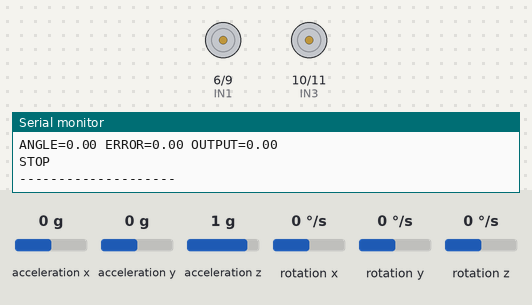
Bench run of a sketch on a simulated Arduino Uno, built with avr-gcc and run on an emulated ATmega328P. On the bench: motor-driver pin pairs drawn as motors (green arrow = first pin HIGH = forward, orange = second pin HIGH = backward, longer = more drive), the last lines printed to the serial monitor. The inputs (shaded band) are chosen by the test bench; at power-on: acceleration y 0 g, acceleration x 0 g, acceleration z 1 g, rotation x 0 °/s, rotation y 0 °/s, rotation z 0 °/s.

Above: at 1.3 s.
1.4 s: acceleration y set to -1.4 g
At 2.7 s:
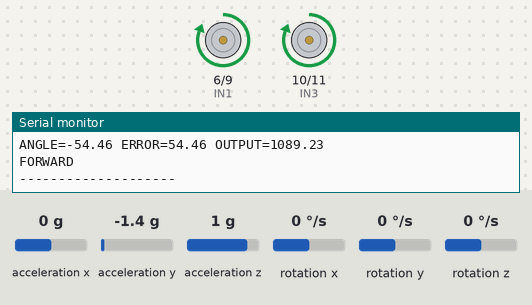
3.0 s: acceleration y set to 0 g
At 3.4 s:
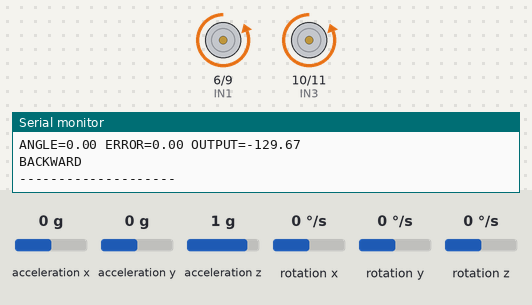
5.0 s: acceleration y set to -0.8 g
At 5.6 s:
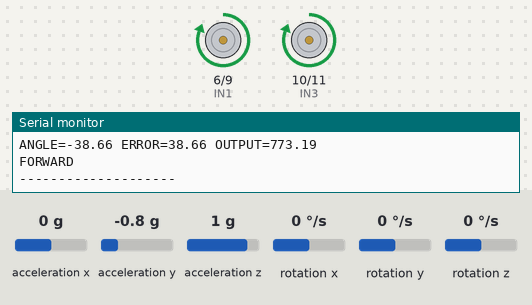
6.5 s: acceleration y set to 0.8 g
At 7.2 s:
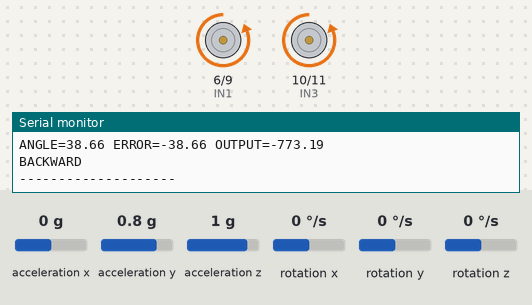
Timing chart, 0 to 9.0 s (numbered marks = the images above; inputs shaded):
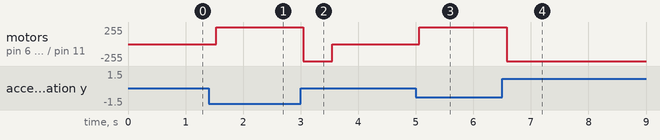

Measured:
- after the input at 1.4 s, motor on pin 6 (IN1) / pin 9 (IN2), motor on pin 10 (IN3) / pin 11 (IN4): stopped → forward 255/255 after 0.13 s
- after the input at 3.0 s, motor on pin 6 (IN1) / pin 9 (IN2), motor on pin 10 (IN3) / pin 11 (IN4): forward 255/255 → backward 255/255 at once, → stopped 0.50 s later
- after the input at 5.0 s, motor on pin 6 (IN1) / pin 9 (IN2), motor on pin 10 (IN3) / pin 11 (IN4): stopped → forward 255/255 after 0.06 s
- after the input at 6.5 s, motor on pin 6 (IN1) / pin 9 (IN2), motor on pin 10 (IN3) / pin 11 (IN4): forward 255/255 → backward 255/255 after 0.08 s

The sketch:

Self-Balance.ino
```cpp
#include <Wire.h>
#include <MPU6050.h>

MPU6050 mpu;

#define IN1 6
#define IN2 9
#define IN3 10
#define IN4 11

float angle;
float targetAngle = 0;

float Kp = 20.0;
float Ki = 0.0;
float Kd = 1.2;

float error;
float previousError = 0;
float integral = 0;

unsigned long lastTime;

void setup() {

  Serial.begin(115200);

  Serial.println("================================");
  Serial.println("SELF BALANCING DEBUG START");
  Serial.println("================================");

  Wire.begin();
  Serial.println("I2C Started");

  mpu.initialize();
  Serial.println("MPU Initialize Called");

  pinMode(IN1, OUTPUT);
  pinMode(IN2, OUTPUT);
  pinMode(IN3, OUTPUT);
  pinMode(IN4, OUTPUT);

  Serial.println("Motor Pins Configured");

  lastTime = millis();

  Serial.println("Setup Complete");
}

void loop() {

  int16_t ax, ay, az;

  mpu.getAcceleration(&ax, &ay, &az);

  Serial.print("AX=");
  Serial.print(ax);

  Serial.print(" AY=");
  Serial.print(ay);

  Serial.print(" AZ=");
  Serial.println(az);

  angle = atan2(ay, az) * 180.0 / PI;

  unsigned long now = millis();

  float dt = (now - lastTime) / 1000.0;

  lastTime = now;

  error = targetAngle - angle;

  integral += error * dt;

  float derivative = 0;

  if (dt > 0) {
    derivative = (error - previousError) / dt;
  }

  float output =
    Kp * error +
    Ki * integral +
    Kd * derivative;

  previousError = error;

  Serial.print("ANGLE=");
  Serial.print(angle);

  Serial.print(" ERROR=");
  Serial.print(error);

  Serial.print(" OUTPUT=");
  Serial.println(output);

  if (output > 5) {

    Serial.println("FORWARD");

    digitalWrite(IN1, HIGH);
    digitalWrite(IN2, LOW);

    digitalWrite(IN3, HIGH);
    digitalWrite(IN4, LOW);
  }

  else if (output < -5) {

    Serial.println("BACKWARD");

    digitalWrite(IN1, LOW);
    digitalWrite(IN2, HIGH);

    digitalWrite(IN3, LOW);
    digitalWrite(IN4, HIGH);
  }

  else {

    Serial.println("STOP");

    digitalWrite(IN1, LOW);
    digitalWrite(IN2, LOW);

    digitalWrite(IN3, LOW);
    digitalWrite(IN4, LOW);
  }

  Serial.println("--------------------");

  delay(500);
}
```
